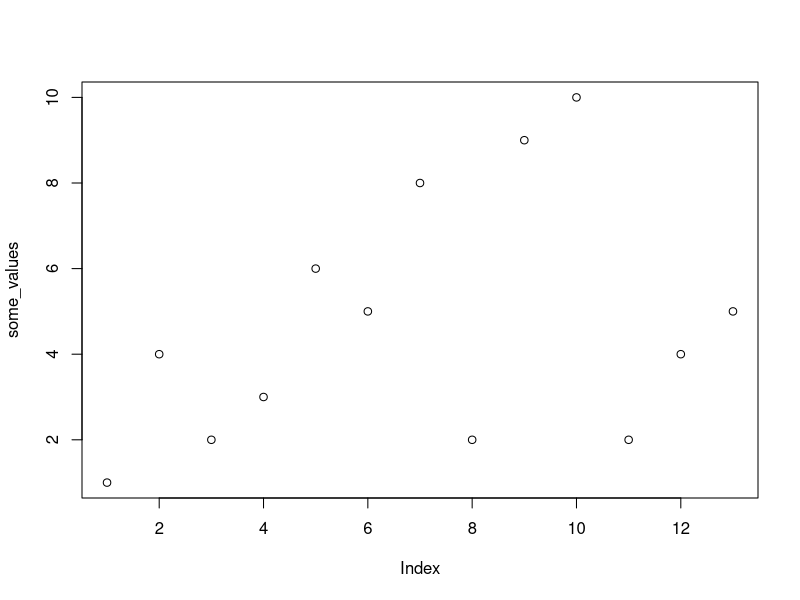
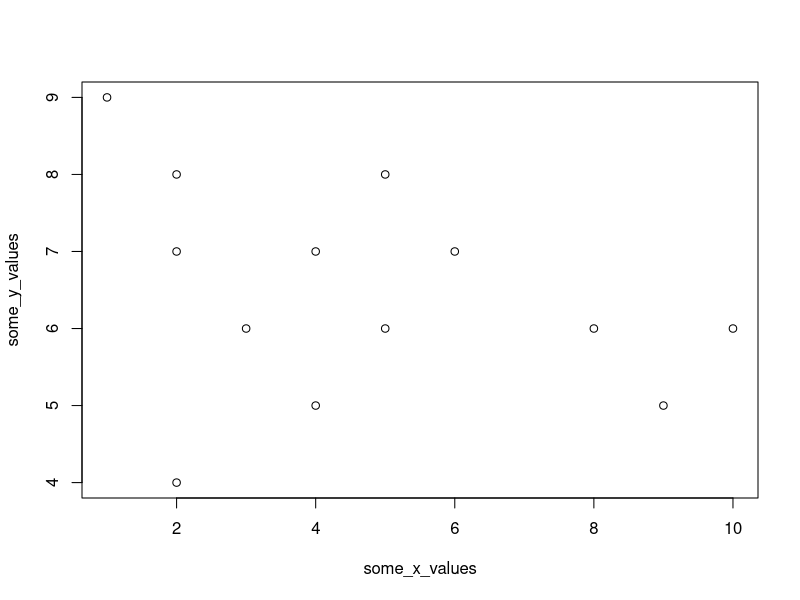
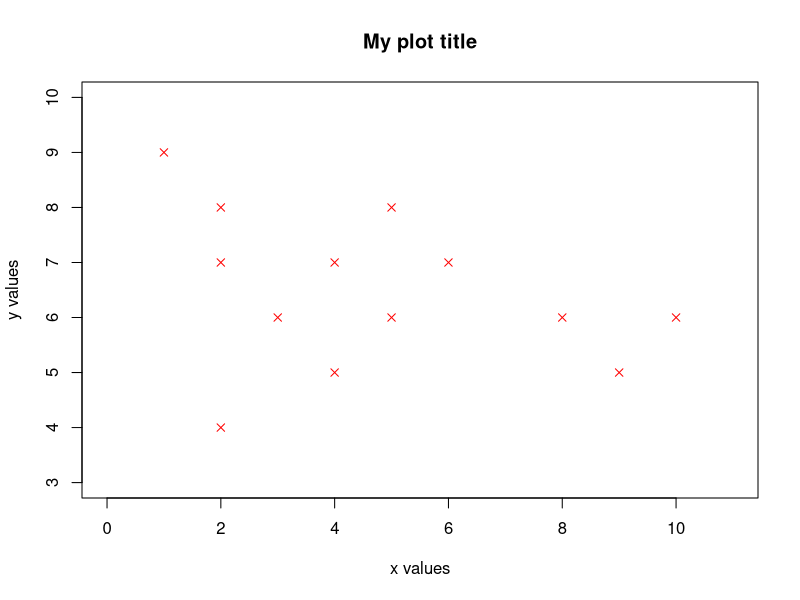
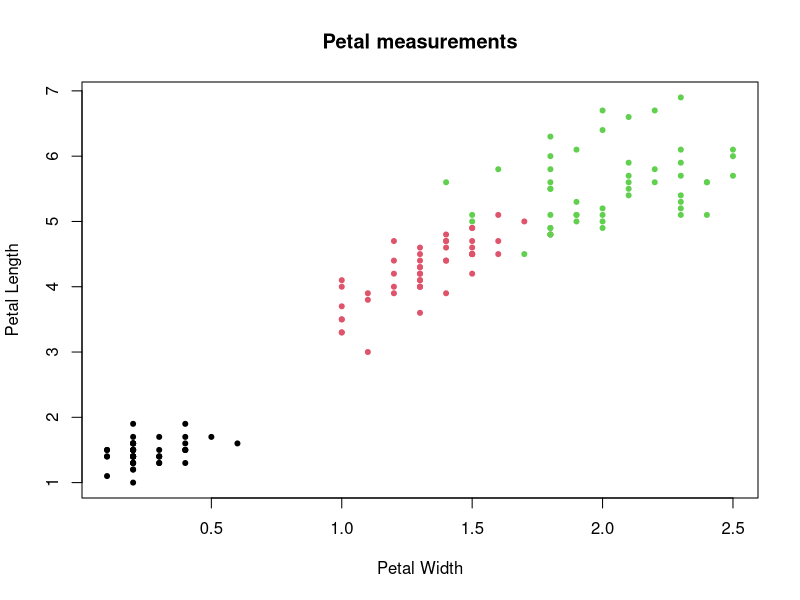
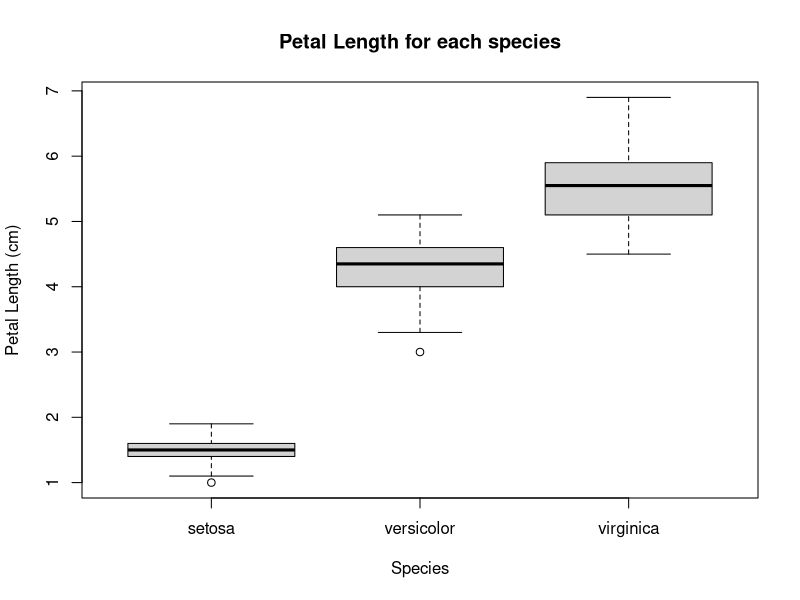
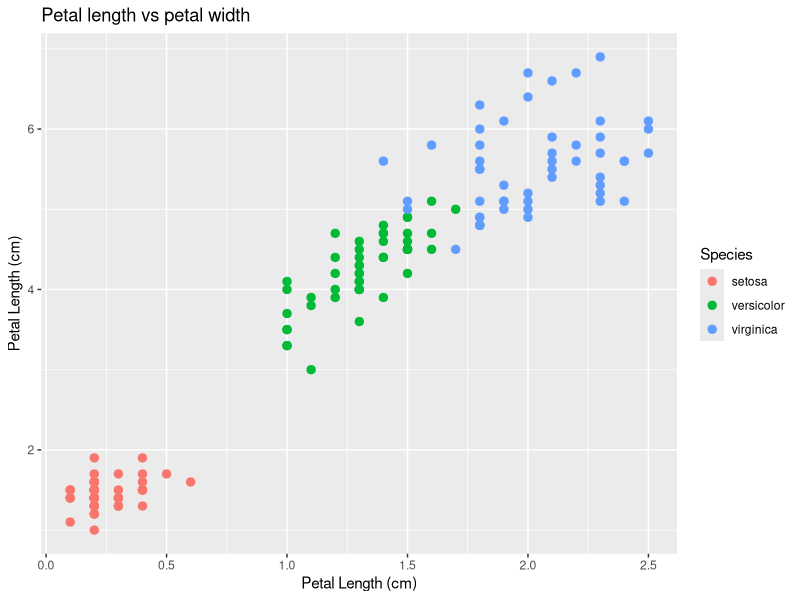

These charts were generated, in order, by the following R code:
## ---- chunk 1
# load raster package
library(raster)
## ---- chunk 2
# load mtcars data set
data(mtcars)

# view to first handful of rows of this data set using the head() function 
head(mtcars)
## ---- chunk 3
# load the iris data frame
data(iris)

# see the first few rows of the data frame
head(iris)
## ---- chunk 4
# summarise each variable of the iris data 
str(iris)
## ---- chunk 5
str(iris)
## ---- chunk 6
# access sepal length from the iris data frame using the $ symbol
sepal_width_only <- iris$Sepal.Width

print(sepal_width_only)
## ---- chunk 7
# which sepal length is largest
max_sepal_width_index <- which.max(sepal_width_only)

# find all the rest of the data for this observation
iris[max_sepal_width_index, ]
## ---- chunk 8
# create an object with some values
some_values <- c(1,4,2,3,6,5,8,2,9,10,2,4,5)
plot(some_values)
## ---- chunk 9
# create two objects that will to plot on the x and y axis
some_x_values <- c(1, 4, 2, 3, 6, 5, 8, 2, 9, 10, 2, 4, 5)
some_y_values <- c(9, 7, 8, 6, 7, 8, 6, 7, 5, 6, 4, 5, 6)

# plot 
plot(x = some_x_values, y = some_y_values)
## ---- chunk 10
# plot 
plot(x = some_x_values,        # plot x values
     y = some_y_values,        # plot y values 
     xlim = c(0, 11),          # set x limits
     ylim = c(3, 10),          # set y limits
     pch = 4,                  # set point symbol
     cex = 1,                  # set the size of points
     col = "red",              # set the colour of the points 
     xlab = "x values",        # set the x axis label
     ylab = "y values",        # set the y axis label
     main = "My plot title")   # set the plot title
## ---- chunk 11
# plot 
plot(x = iris$Petal.Width,         # plot width of petals on the x axis
     y = iris$Petal.Length,        # plot length of petals on the y axis
     col = iris$Species,           # set the colour of the points based on species 
     pch = 20,                     # set point symbol
     cex = 1,                      # set the size of points
     xlab = "Petal Width",         # set the x axis label
     ylab = "Petal Length",        # set the y axis label
     main = "Petal measurements")  # set the plot title
## ---- chunk 12
# plot petal length against flower species  
plot(x = iris$Species,
     y = iris$Petal.Length,
     xlab = "Species",                       # set the x axis label
     ylab = "Petal Length (cm)",             # set the y axis label
     main = "Petal Length for each species") # set the plot title
## ---- chunk 13
# load ggplot package
library(ggplot2)

# plot petal length against flower species  
ggplot() + geom_point(data = iris, 
                      mapping = aes(x = Petal.Width, 
                                    y = Petal.Length,
                                    col = Species),
                      size = 2.5) +
            xlab("Petal Length (cm)") + ylab("Petal Length (cm)") +
            ggtitle("Petal length vs petal width")
